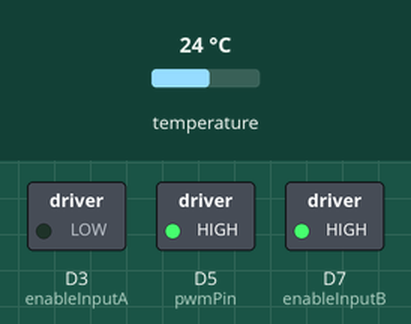
The sketch below on a simulated Arduino Zero (SAMD21). On the bench: switched loads named in the sketch (green lamp = pin HIGH). Inputs (shaded band) come from the test bench; at power-on: temperature 24 °C. What the sketch prints to the serial monitor is not drawn.

Above: at 1.5 s.
1.6 s: temperature set to 17.7 °C
3.7 s: temperature set to 16.5 °C
At 5.4 s:
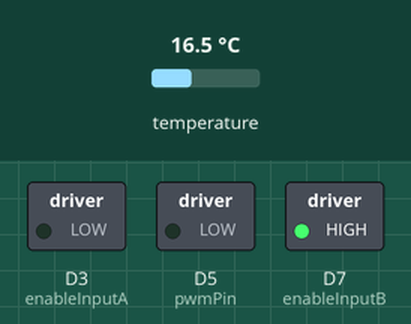
5.8 s: temperature set to 19 °C
At 7.1 s:
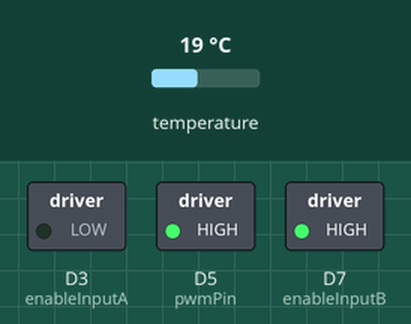
7.6 s: temperature set to 12 °C
At 9.2 s:
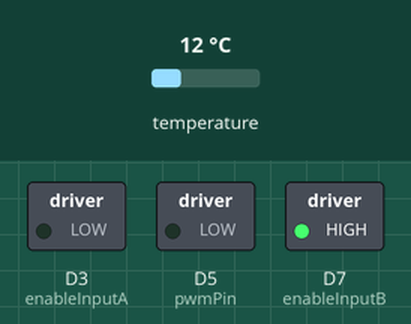
Timing chart, 0 to 10.4 s (numbered marks = the images above; inputs shaded):
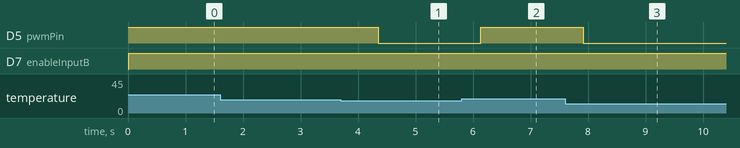

Measured:
- the behaviour switches between 17 and 16.9 °C on temperature (found by bisection; images 0 and 1)
- after the input at 1.6 s, every drawn part: stays the same
- after the input at 3.7 s, D5 (pwmPin): HIGH → LOW after 0.66 s
- after the input at 5.8 s, D5 (pwmPin): LOW → HIGH after 0.33 s
- after the input at 7.6 s, D5 (pwmPin): HIGH → LOW after 0.32 s

The sketch:

pwm_dc_ds18b20_bangbang_loop.ino
```cpp
#include <OneWire.h>
#include <DallasTemperature.h>

// Define DC motor pins:
#define enableInputA 3
#define enableInputB 7
#define pwmPin 5

// Define DS18B20 signal pin:
#define oneWireBus 9

// Define initial Peltier PWM value and desired setpoint in oC:
int pwmValue = 255;
const float setpointC= 17;

// Set up a oneWire instance to communicate with any OneWire devices
// and not just Maxim / Dallas temperature ICs:
OneWire oneWire(oneWireBus);

// Pass our oneWire reference to Dallas Temperature:
DallasTemperature sensors(&oneWire);

void setup() {

  // Set InputA, InputB, and PWM pins as OUTPUTs:
  pinMode(enableInputA, OUTPUT);
  pinMode(enableInputB, OUTPUT);
  pinMode(pwmPin, OUTPUT);

  // Set PWM freequency to 20 kHz:
  analogWriteFrequency(pwmPin, 20000);
  // Set PWM bit res to 8-bits:
  analogWriteResolution(8);
  // Set PWM duty cycle here between 0 and 255 (2**8):
  analogWrite(pwmPin, pwmValue);

  Serial.begin(115200);

  // Start up the library:
  sensors.begin();

}

void loop() {

  // Set polarity across the Peltier leads:
  digitalWrite(enableInputA, LOW);
  digitalWrite(enableInputB, HIGH);

  // This fxn issues a global temperature request to ALL devices
  // on the bus:
  sensors.requestTemperatures();

  // Get the temp from the first (0th) IC on the bus:
  Serial.print(sensors.getTempCByIndex(0));

  // My bang-bang loop is here:
  if (pwmValue <= 255 && pwmValue >= 0){
    if (sensors.getTempCByIndex(0) > setpointC)
      analogWrite(pwmPin, 255);
    else if (sensors.getTempCByIndex(0) < setpointC)
      analogWrite(pwmPin, 0);
    else if (sensors.getTempCByIndex(0) == setpointC)
      analogWrite(pwmPin, pwmValue);
  }
  else if (pwmValue > 255)
    analogWrite(pwmPin, 255);
  else if (pwmValue < 0)
    analogWrite(pwmPin, 0);

  delay(1000);

}
```
